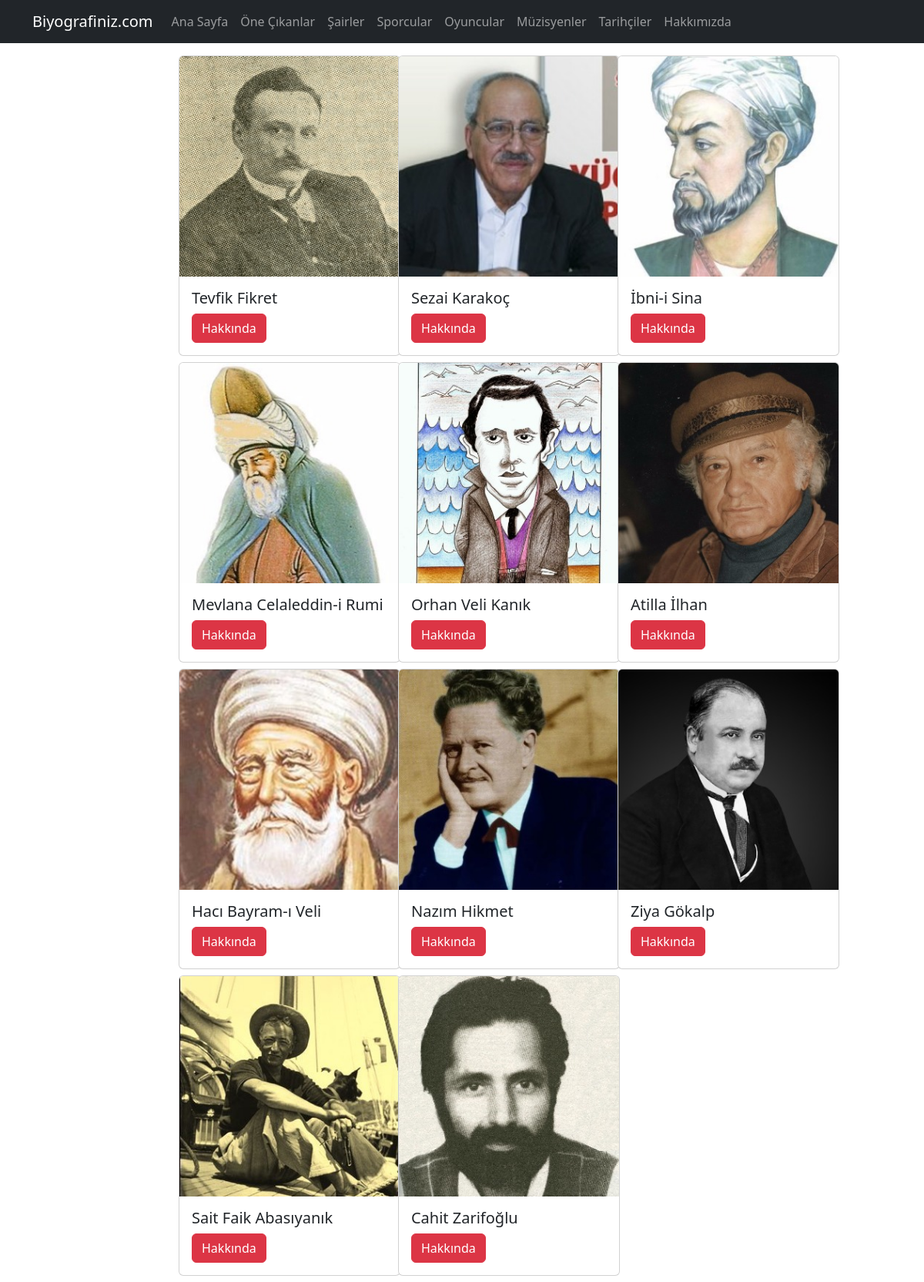
The app's page /sairler with its own data.
### biyografiler/models.py (models this page shows)
class Sair(models.Model):
    sair_adi = models.CharField(max_length=200)
    sair_aciklama = models.TextField()
    resim = models.CharField(max_length=100)
    anasayfa = models.BooleanField(default=False)

### biyografiler/views.py (the view)
# urls.py: path("sairler", views.sairler, name="sairler"),
def sairler(request):
    data = {
        "sairler" : Sair.objects.all(),
    }
    return render(request, "sairler.html",data)

### biyografiler/templates/sairler.html (shortened to what this page needs)
{% load static %}
<!DOCTYPE html>
<html lang="en">
<head>
    <link href="https://cdn.jsdelivr.net/npm/bootstrap@5.2.3/dist/css/bootstrap.min.css" rel="stylesheet">
</head>
<body>
      {% include 'partials/_navbar.html' %}
      <div class="container mt-3">
        <div class="row">
            <div class="col-2">   <!– Kategori –>
            </div>
            <div class="col-9">         <!– Kartlar –>
                <div class="row">
                    {% for sair in sairler %}
                    <div class="col-4">
                      <div class="card mb-2" style="width: 18rem;">
                        <img src="{% static 'img/'|add:sair.resim %}" class="card-img-top" alt="...">
                        <div class="card-body">
                          <h5 class="card-title">{{ sair.sair_adi }}</h5>                          <a href="{% url 'sairdetay' sair.id %}" class="btn btn-danger">Hakkında</a>
                        </div>
                      </div>
                    </div>
                  {% endfor %}
                </div>
            </div>
        </div>
    </div>
</body>
</html>

### records on screen
Sair: resim (picture), sair_adi "Tevfik Fikret"
Sair: resim (picture), sair_adi "Sezai Karakoç"
Sair: resim (picture), sair_adi "İbni-i Sina"
Sair: resim (picture), sair_adi "Mevlana Celaleddin-i Rumi"
Sair: resim (picture), sair_adi "Orhan Veli Kanık"
Sair: resim (picture), sair_adi "Atilla İlhan"
Sair: resim (picture), sair_adi "Hacı Bayram-ı Veli"
Sair: resim (picture), sair_adi "Nazım Hikmet"
Sair: resim (picture), sair_adi "Ziya Gökalp"
Sair: resim (picture), sair_adi "Sait Faik Abasıyanık"
Sair: resim (picture), sair_adi "Cahit Zarifoğlu"
